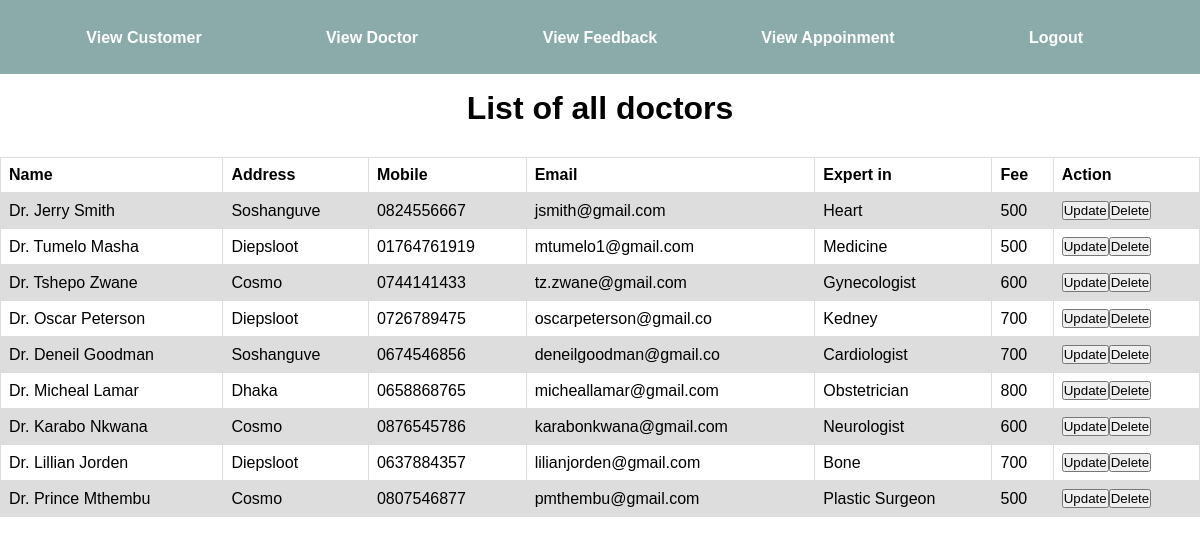
/admin/viewDoctor.php, run on the app's committed database.
### tables this page shows
CREATE TABLE `doctor` (
  `doc_id` int(22) NOT NULL,
  `doctor_id` varchar(22) NOT NULL,
  `name` varchar(22) NOT NULL,
  `address` varchar(100) NOT NULL,
  `contact` varchar(14) NOT NULL,
  `email` varchar(22) NOT NULL,
  `expertise` varchar(22) NOT NULL,
  `id` int(11) NOT NULL,
  `fee` varchar(111) NOT NULL,
  `userid` varchar(22) NOT NULL,
  `password` varchar(22) NOT NULL,
  `pic` varchar(111) NOT NULL
);

### admin/viewDoctor.php (the view, shortened to what this page needs)
<?php include('header1.php');
include('../config.php');
?>
		<center><h1 style="margin-top:90px;padding-bottom: 30px;">List of all doctors</h1></center>
<?php
		$sql = " SELECT * FROM doctor";
		$result = mysqli_query($conn,$sql);
		$count = mysqli_num_rows($result);
		if($count>=1)
		{
			echo "<table border='1' align='center' cellpadding='32'>
				<tr>
				<th>Name</th>
				<th>Address</th>
				<th>Mobile</th>
				<th>Email</th>
				<th>Expert in</th>
				<th>Fee</th>
				<th>Action</th>
				</tr>";
				while($row=mysqli_fetch_array($result)){
				echo "<tr>";
				echo "<td>".$row['name']."</td>";
				echo "<td>".$row['address']."</td>";
				echo "<td>".$row['contact']."</td>";
				echo "<td>".$row['email']."</td>";
				echo "<td>".$row['expertise']."</td>";
				echo "<td>".$row['fee']."</td>";
				echo "<td><button type='submit' name='submit' style='color:#000;'>Update</button><button type='submit' name='submit' style='color:#000;'>Delete</button></td>";
				echo "</tr>";
				}
				echo "</table>";
		}
		else
		{
			print "<p align='center'>Sorry, No match found for your search result..!!!</p>";
		}
	?>
</body>
</html>

### admin/header1.php
<!DOCTYPE html>
<html>
<head>
	<link rel="stylesheet" href="../style.css">
</head>
<body>
	<div class="navbar">
		<center>
			<ul>
				<li><a href="viewCustomer.php"><b>View Customer</b></a></li>
				<li><a href="viewDoctor.php"><b>View Doctor</b></a></li>
				<li><a href="viewFeedback.php"><b>View Feedback</b></a></li>
				<li><a href="viewAppoinment.php"><b>View Appoinment</b></a></li>
				<li><a href="../index.php"><b>Logout</b></a></li>
			</ul>
		</center>
	</div>

### style.css (style rules this page uses)
* { margin:0px; padding:0px; font-family:"montserrat",sans-serif; }
.navbar { background:rgb(138, 171, 169); overflow:hidden; position:fixed; top:0; width:100%; text-align:center; height: 74px; }
.navbar ul { display:inline-flex; list-style:none; padding-top:10px; color:#fff; }
.navbar ul li { width: 190px; padding:4px; margin:15px; }
.navbar ul li a { text-decoration:none; color:#fff; }
table { font-family: arial sans-serif; border-collapse: collapse; Width:100%; height:50px; }
td,th { border:1px solid #dddddd; text-align:left; padding:8px; }
tr:nth-child(even) { background-color: #dddddd; }

### data on the page
doctor: name "Dr. Jerry Smith", address "Soshanguve", contact "0824556667", email "jsmith@gmail.com", expertise "Heart", fee "500"
doctor: name "Dr. Tumelo Masha", address "Diepsloot", contact "01764761919", email "mtumelo1@gmail.com", expertise "Medicine", fee "500"
doctor: name "Dr. Tshepo Zwane", address "Cosmo", contact "0744141433", email "tz.zwane@gmail.com", expertise "Gynecologist", fee "600"
doctor: name "Dr. Oscar Peterson", address "Diepsloot", contact "0726789475", email "oscarpeterson@gmail.co", expertise "Kedney", fee "700"
doctor: name "Dr. Deneil Goodman", address "Soshanguve", contact "0674546856", email "deneilgoodman@gmail.co", expertise "Cardiologist", fee "700"
doctor: name "Dr. Micheal Lamar", address "Dhaka", contact "0658868765", email "micheallamar@gmail.com", expertise "Obstetrician", fee "800"
doctor: name "Dr. Karabo Nkwana", address "Cosmo", contact "0876545786", email "karabonkwana@gmail.com", expertise "Neurologist", fee "600"
doctor: name "Dr. Lillian Jorden", address "Diepsloot", contact "0637884357", email "lilianjorden@gmail.com", expertise "Bone", fee "700"
doctor: name "Dr. Prince Mthembu", address "Cosmo", contact "0807546877", email "pmthembu@gmail.com", expertise "Plastic Surgeon", fee "500"
